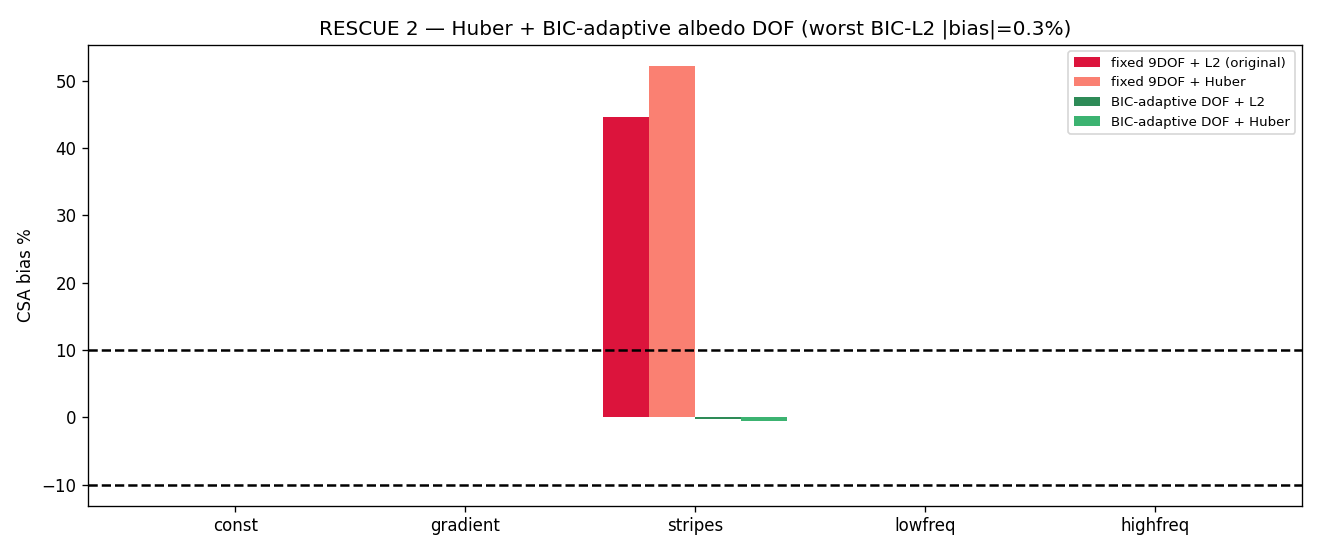

Write the Python code that produced this figure.
"""RESCUE 2 -- Test 2 with a Huber loss + adaptive albedo DOF chosen by BIC. If the stripe CSA bias
drops, the failure was a modeling CHOICE (basis coverage), not a degeneracy (Evidence 2 already
showed full rank). Compare four configs per albedo field: fixed-9DOF+L2 (the original 44.6% case),
fixed-9DOF+Huber, BIC-adaptive-DOF+L2, BIC-adaptive-DOF+Huber. depth-eval env."""
from __future__ import annotations
import json
import numpy as np, sim
from scipy.optimize import least_squares
import matplotlib; matplotlib.use("Agg"); import matplotlib.pyplot as plt

THETA = np.linspace(0, 2 * np.pi, 120, endpoint=False)
C = sim.make_cameras(N=14, depth=8.0, cone_deg=2.5)
ALBEDOS = ["const", "gradient", "stripes", "lowfreq", "highfreq"]
NFR_GEOM = 4


def fit_cfg(B_obs, vis, nfr_alb, loss):
    p0 = np.array([5.0] + [0.0] * (2 * NFR_GEOM) + [1.0] + [0.0] * (2 * nfr_alb))
    m = vis
    def resid(p):
        Bp, _, _ = sim.model_B(p, THETA, C, NFR_GEOM, nfr_alb, False)
        return (Bp - B_obs)[m]
    if loss == "l2":
        sol = least_squares(resid, p0, method="trf", max_nfev=4000)
    else:
        r0 = resid(p0); sc = 1.5 * np.median(np.abs(r0 - np.median(r0))) + 1e-9
        sol = least_squares(resid, p0, method="trf", loss="huber", f_scale=sc, max_nfev=4000)
    rss = float(np.sum(sol.fun ** 2)); n = int(m.sum()); nparam = len(p0)
    bic = n * np.log(rss / n + 1e-30) + nparam * np.log(n)
    r0, gk, A0, ak, cx, cy = sim.unpack(sol.x, NFR_GEOM, nfr_alb)
    csa, _ = sim.csa_dce(sim.fourier_eval(r0, gk, THETA), THETA)
    return csa, bic


def run(albedo):
    r_true = sim.boundary(THETA, "circle", r0=5.0); A_true = sim.albedo_field(THETA, albedo, A0=1.0)
    B, vis = sim.forward(C, r_true, A_true, THETA); B = B + np.random.default_rng(1).normal(0, 0.003 * B[vis].std(), B.shape)
    csa_true, _ = sim.csa_dce(r_true, THETA)
    def bias(csa): return round(100 * (csa - csa_true) / csa_true, 1)
    # fixed 9 DOF (nfr_alb=4)
    fix_l2, _ = fit_cfg(B, vis, 4, "l2"); fix_h, _ = fit_cfg(B, vis, 4, "huber")
    # BIC-adaptive DOF over nfr_alb = 1..8 (DOF = 1+2*nfr_alb = 3..17)
    def bic_pick(loss):
        best = None
        for na in range(1, 9):
            csa, b = fit_cfg(B, vis, na, loss)
            if best is None or b < best[1]: best = (csa, b, 1 + 2 * na)
        return best
    bic_l2 = bic_pick("l2"); bic_h = bic_pick("huber")
    return dict(albedo=albedo, fixed9_L2=bias(fix_l2), fixed9_Huber=bias(fix_h),
                BIC_L2_bias=bias(bic_l2[0]), BIC_L2_DOF=bic_l2[2],
                BIC_Huber_bias=bias(bic_h[0]), BIC_Huber_DOF=bic_h[2])


def main():
    rows = [run(a) for a in ALBEDOS]
    worst_fixed = max(abs(r["fixed9_L2"]) for r in rows)
    worst_bic = max(abs(r["BIC_L2_bias"]) for r in rows)
    verdict = dict(worst_fixed9_L2=worst_fixed, worst_BIC_L2=worst_bic,
                   BIC_clears_10pct=bool(worst_bic < 10.0),
                   note="if BIC-adaptive bias < 10% while fixed-9DOF was 44.6%, the failure was albedo-DOF choice, not degeneracy")
    open("rescue2_huber_bic.json", "w").write(json.dumps({"verdict": verdict, "rows": rows}, indent=2))
    fig, ax = plt.subplots(figsize=(11, 4.6))
    x = np.arange(len(rows)); w = 0.2
    ax.bar(x - 1.5 * w, [r["fixed9_L2"] for r in rows], w, label="fixed 9DOF + L2 (original)", color="crimson")
    ax.bar(x - 0.5 * w, [r["fixed9_Huber"] for r in rows], w, label="fixed 9DOF + Huber", color="salmon")
    ax.bar(x + 0.5 * w, [r["BIC_L2_bias"] for r in rows], w, label="BIC-adaptive DOF + L2", color="seagreen")
    ax.bar(x + 1.5 * w, [r["BIC_Huber_bias"] for r in rows], w, label="BIC-adaptive DOF + Huber", color="mediumseagreen")
    ax.axhline(10, c="k", ls="--"); ax.axhline(-10, c="k", ls="--")
    ax.set_xticks(x); ax.set_xticklabels([r["albedo"] for r in rows]); ax.set_ylabel("CSA bias %")
    ax.set_title(f"RESCUE 2 — Huber + BIC-adaptive albedo DOF (worst BIC-L2 |bias|={worst_bic}%)"); ax.legend(fontsize=8)
    fig.tight_layout(); fig.savefig("rescue2_huber_bic.png", dpi=120)
    print("=== RESCUE 2 ===")
    print(f"{'albedo':10}{'fix9_L2':>9}{'fix9_Hub':>9}{'BIC_L2':>8}{'(DOF)':>7}{'BIC_Hub':>9}{'(DOF)':>7}")
    for r in rows: print(f"{r['albedo']:10}{r['fixed9_L2']:>9}{r['fixed9_Huber']:>9}{r['BIC_L2_bias']:>8}{r['BIC_L2_DOF']:>7}{r['BIC_Huber_bias']:>9}{r['BIC_Huber_DOF']:>7}")
    print(f"\nworst fixed-9 L2 = {worst_fixed}% ; worst BIC-adaptive L2 = {worst_bic}% -> BIC clears 10%: {verdict['BIC_clears_10pct']}")


if __name__ == "__main__":
    main()
